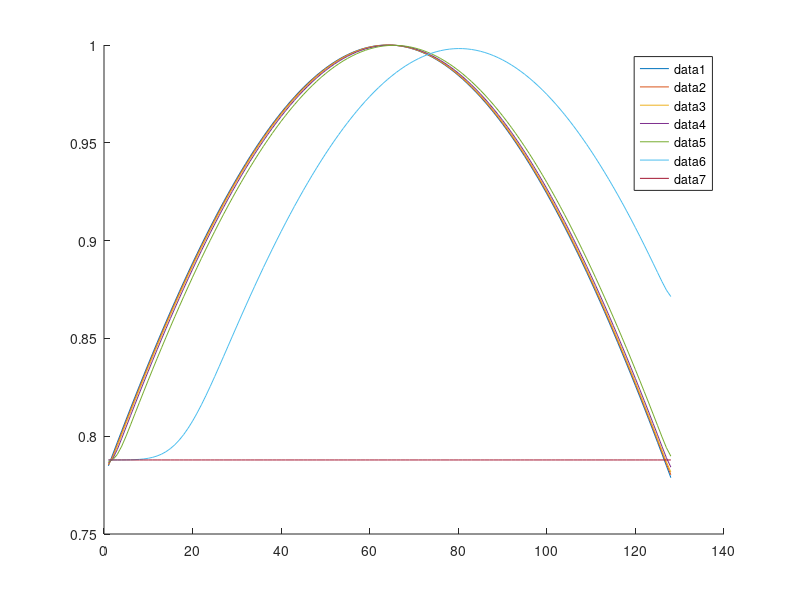
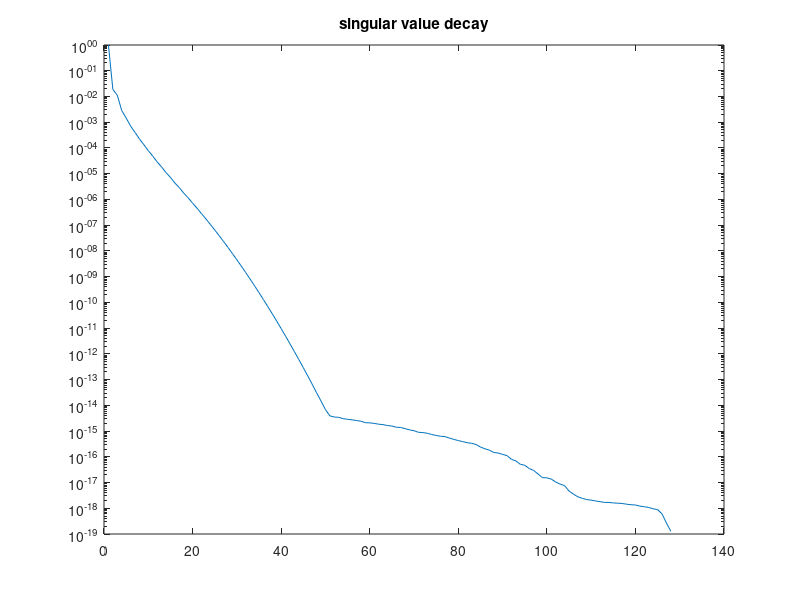
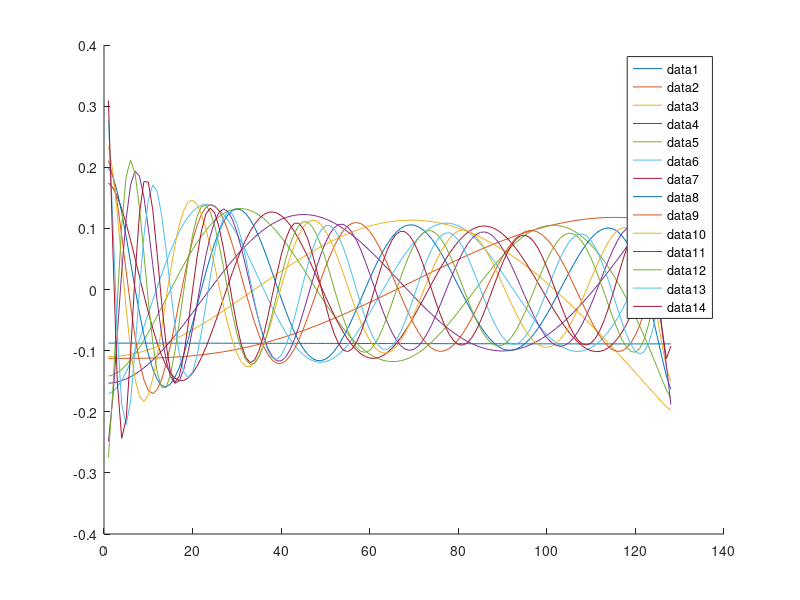

Write the MATLAB code that produced these figures, in order. (Note: this script raises an error after producing the figures.)
clear all;
close all;

rng(1); % for reproducibility

addpath('source/');

N = 128;
% N = 12;
% N = 64;

dx = 1/N;

%% heat equation with homogeneous Neumann BC

dt = 1e-5;
% t_end = 4;
% t_end = 1;
% t_end = 2;
t_end = 0.1;
% t_end = 1*dt;
% t_end = 20*dt;
nt = round(t_end/dt);

is = [1];
Nu = 0;

A1 = diag(ones(N-1,1),-1) -eye(N);
A1 = (A1+A1');

A1(1,1) = -1;
A1(end,end) = -1;
A1 = A1/dx^2;

A1_adv = diag(ones(N-1,1),-1) - diag(ones(N-1,1),1);
A1_adv(1,1) = 1;
A1_adv(end,end) = -1;
v_adv = 1/dx; % advection velocity: here tuned to be same order of magnitude as diffusion
A1_adv = v_adv*A1_adv/(2*dx);

A1 = A1 + A1_adv;

% % boundary conditions
% BC = eye(N);
% 
% % x(0,t) = u(t)
% A1(1,:) = 0;
% A1(1,1) = -1/dt;
% BC(1,:) = 0;
% 
% % ddxi x(1,t) = 0
% A1(end,end) = -1/dx^2 + 1;



F1 = @(x1) A1*x1;

F1X = @(X) F1(X(:,1));

f = @(x,u) F1(x);

% x0 = zeros(N,1);
xs = (1:N)/N;
x0 = exp(-(xs-.5).^2);
x0 = x0' ;

u_val = @(t) [];

%% generate ROM basis construction data
X_b = zeros(N,nt+1);
U_b = zeros(0,nt+1);

t = 0;
x = x0;
u = u_val(t);

X_b(:,1) = x0;
U_b(:,1) = u;

for i=1:nt
    x = x + dt*f(x,u);
    t = t + dt;
    u = u_val(t);

    X_b(:,i+1) = x;
    U_b(:,i+1) = u;
end


%% state plots
figure; hold on
plot(X_b(:,1))
plot(X_b(:,2))
plot(X_b(:,3))
plot(X_b(:,5))
plot(X_b(:,10))
plot(X_b(:,100))
plot(X_b(:,end))

legend("show")


%% input signal plots
% figure
% ts = linspace(0,t_end,t_end/dt);
% plot(U_b)

%% construct ROM basis via POD
[V,S,~] = svd(X_b,'econ');
n = 14;
Vn = V(:,1:n);

%% singular value decay
figure
semilogy(diag(S)/S(1,1))
title("singular value decay")

%% plot POD modes
figure; hold on
for i = 1:n
% for i = n:n
    plot(Vn(:,i))
end
legend("show")

%% prepare standard opinf
tX_b = Vn' *X_b;
tX_b0 = tX_b(:,1:end-1);
tX_b1 = tX_b(:,2:end);
dot_tX_b = (tX_b1-tX_b0)/dt;

%% construct intrusive operators
tA1 = Vn'*A1*Vn;

% n2 = n*(n+1)/2;
% tA2 = zeros(n,n2);
% 
% Jn3 = power2kron(n,3);
% tA3 = precompute_rom_operator(F3X,Vn,3)*Jn3;
% tB = Vn'*B;
% 
% tO = [tB tA1 tA2 tA3];
tO = tA1;


%% generate rank-sufficient snapshot data
tX0_pure = rank_suff_basis(n,is);
U0_pure = [];
XU = blkdiag(U0_pure,tX0_pure);
tX0 = XU(Nu+1:end,:);
U0 = XU(1:Nu,:);

nf = size(XU,2);
tX1 = zeros(n,nf);

%% plot initial conditions

figure
hold on
for i = 1:nf
    plot(Vn*tX0(:,i))
end

%%

% compute time step estimate (3.10)
dt1 = dt_estimate(X_b,U_b,Vn(:,1),dt,is);

for i = 1:nf
    tX1(:,i) = Vn'*single_step(Vn*tX0(:,i),U0(:,i),dt1,f);
end

dot_tX = (tX1-tX0)/dt1;

ns = 1:n;
nn = numel(ns);

% B_errors = zeros(nn,1);
A1_errors = zeros(nn,1);
% A3_errors = zeros(nn,1);

O_errors = zeros(nn,1);
condsD = zeros(nn,1);

s_O_errors = zeros(nn,1);
s_condsD = zeros(nn,1);

r_O_errors = zeros(nn,1);
r_condsD = zeros(nn,1);

h_ROM_state_error = zeros(nn,1);
t_ROM_state_error = zeros(nn,1);

n_is__ = n_is(n,is);
offset = cumsum(n_is__);

for j = 1:nn
% for j = nn:nn
    n_ = ns(j);
    n_is_ = n_is(n_,is);
    nf_ = sum(n_is_)+Nu;

    % ks = [1:p+n_is_(1), p+n_is__(1)+1:p+n_is__(1)+n_is_(2)];
    ks = 1:Nu+n_is_(1);
    for jj = 2:numel(is)
        ks = [ks Nu+offset(jj-1)+(1:n_is_(jj))];
    end

    tX0_ = tX0(1:n_,ks);
    dot_tX_ = dot_tX(1:n_,ks);
    U0_ = U0(:,ks);

    [O,A_inds,B_inds,condD] = opinf(dot_tX_,tX0_,U0_,is,true);

    tO_ = tO(1:n_,ks);

    O_errors(j) = norm(O-tO_,"fro")/norm(tO_,"fro");

    condsD(j) = condD;

    %% compute standard opinf
    [sO,~,~,s_condD] = opinf(dot_tX_b(1:n_,:),tX_b0(1:n_,:),U_b,is,true);

    s_condsD(j) = s_condD;
   
    s_O_errors(j) = norm(sO-tO_,"fro")/norm(tO_,"fro");

    %% compute data recycling opinf
    tX_b0_ = tX_b0(1:n_,:);
    [Q,R,P] = qr(tX_b0_,"econ");
    [p,~] = find(P(:,1:n_));  
    [rVn_,~,~] = svd(X_b(:,p),"econ");
    rtO_ = rVn_'*A1*rVn_;

    rtX_b0 = rVn_'*X_b(:,p);
    rtX_b1 = rVn_'*X_b(:,p+1);
    dot_rtX_b = (rtX_b1 - rtX_b0)/dt;
    [rO,~,~,r_condD] = opinf(dot_rtX_b,rtX_b0,U_b(:,p),is,true);

    r_condsD(j) = r_condD;
   
    r_O_errors(j) = norm(rO-rtO_,"fro")/norm(rtO_,"fro");
    

    %% compute avg ROM state error
    computeROMStateError = true;
    % computeROMStateError = false
    if computeROMStateError
        Vn_ = Vn(:,1:n_);
        % [~,~,un_2] = reduced_coordinates(n_,2);
        % [~,~,un_3] = reduced_coordinates(n_,3);
        % tf = @(tx,u) tO_*[u;tx;uniquepower(tx,2,un_2);uniquepower(tx,3,un_3)];
        tf = @(tx,u) tO_*tx;
        hO_ = O;
        % hf = @(hx,u) hO_*[u;hx;uniquepower(hx,2,un_2);uniquepower(hx,3,un_3)];
        hf = @(hx,u) hO_*hx;

        t_ROM_state_error(j) = compute_avg_rom_state_error(Vn_'*x0,tf,nt,U_b,X_b,Vn_,dt);
        h_ROM_state_error(j) = compute_avg_rom_state_error(Vn_'*x0,hf,nt,U_b,X_b,Vn_,dt);


        % tX_t = zeros(n_,nt+1);
        % hX_t = zeros(n_,nt+1);
        % % U_b = zeros(Nu,nt+1);
        % t = 0;
        % tx = Vn_'*x0;
        % hx = Vn_'*x0;
        % u = U_b(:,1);
        % 
        % tX_t(:,1) = tx;
        % hX_t(:,1) = hx;
        % % U_b(:,1) = u;
        % 
        % for i=1:nt
        %     tx = single_step(tx,u,dt,tf);
        %     hx = single_step(hx,u,dt,hf);
        % 
        %     t = t + dt;
        %     u = U_b(:,i);
        % 
        %     tX_t(:,i+1) = tx;
        %     hX_t(:,i+1) = hx;
        % end
        % 
        % t_ROM_state_error(j) = norm(Vn_*tX_t - X_b,"fro")/norm(X_b,"fro");
        % h_ROM_state_error(j) = norm(Vn_*hX_t - X_b,"fro")/norm(X_b,"fro");

        % t_ROM_state_error(j) - compute_avg_rom_state_error(Vn_'*x0,tf,nt,U_b,X_b,Vn_,dt)
        % h_ROM_state_error(j) - compute_avg_rom_state_error(Vn_'*x0,hf,nt,U_b,X_b,Vn_,dt)
    end
end

figure
hold on
semilogy(ns,O_errors,'x-', 'LineWidth', 2,'DisplayName',"O exact snapshots")
ylabel("relative operator error")
xlabel("ROM dimension")
set(gca, 'YScale', 'log')

legend("show")
box on

save("data/data_chafee_infante","O_errors","condsD");

if computeROMStateError
    figure
    hold on
    semilogy(ns,h_ROM_state_error,'x-', 'LineWidth', 2,'DisplayName',"exactOpInf", "MarkerSize",10)
    semilogy(ns,t_ROM_state_error,'+:', 'LineWidth', 2,'DisplayName',"intrusive", "MarkerSize",10)
    ylabel("avg rel error of states","Interpreter","latex", "FontSize",15)
    xlabel("ROM dimension","Interpreter","latex", "FontSize",15)
    set(gca, 'YScale', 'log')
    grid on
    legend("show","Interpreter","latex", "FontSize",12)
    legend("Location","northeast")
    % ylim([1e-17 1e-15])
    box on
    savefig("figures/rom_state_error_chafee_infante.fig")
    exportgraphics(gcf,"figures/rom_state_error_chafee_infante.pdf")
end


% %% FOM solver running for one time step
% function x_1 = single_step(x_0,u_0,dt,f)
%     x_1 = x_0 + dt*f(x_0,u_0);
% end
